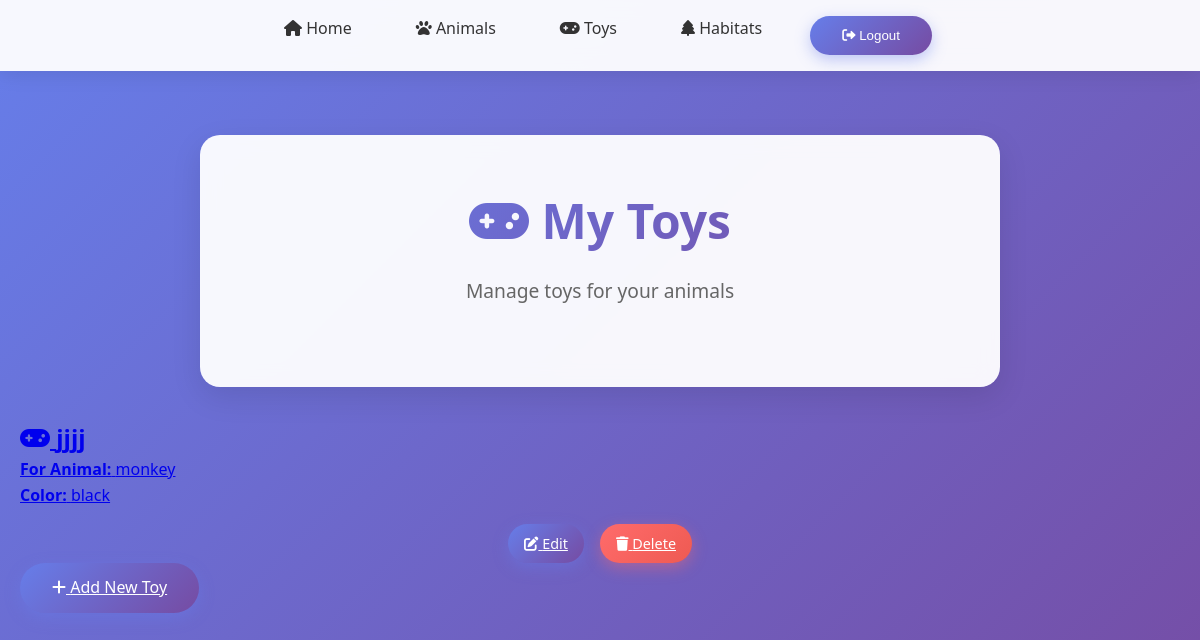
The app's page /toys/ (signed in), older data.
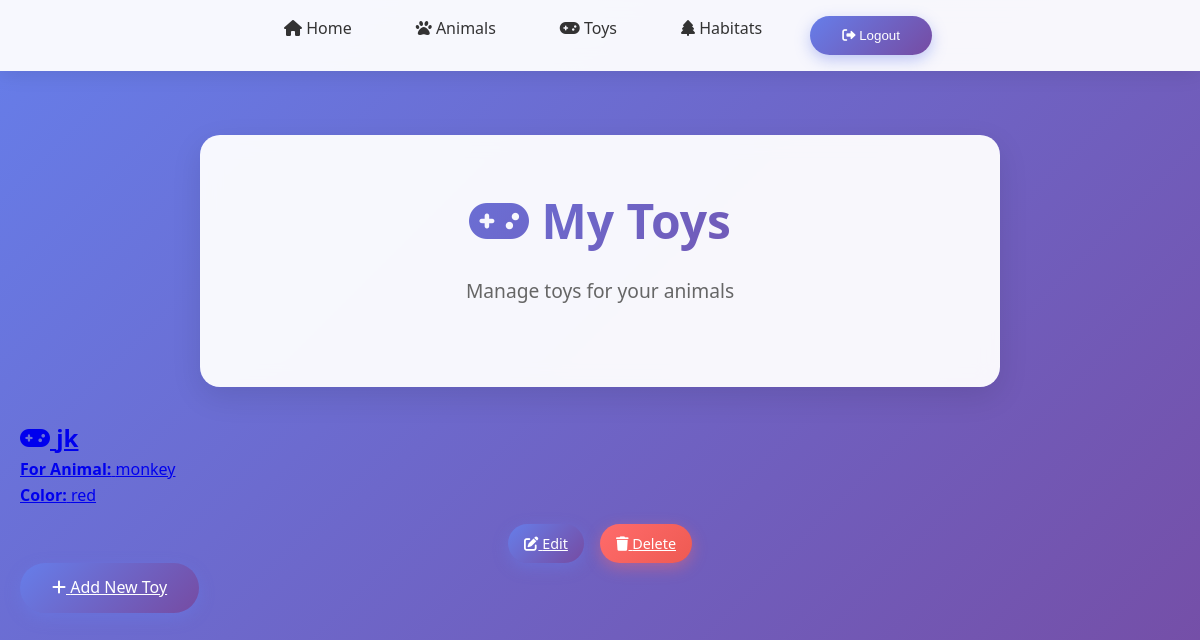
The same page, newer data.
### my_app/models.py (models this page shows, shortened)
class Toy(models.Model):
    animal = models.ForeignKey(Animal, on_delete=models.CASCADE)
    name = models.CharField(max_length=100)
    color = models.CharField(max_length=50)

class Animal(models.Model):
    name = models.CharField(max_length=100)
    description = models.TextField()
    owner = models.ForeignKey(User, on_delete=models.CASCADE)

### my_app/views.py (the view)
# urls.py: path('toys/', views.toy_index, name='toy_index'),
@login_required
def toy_index(request):
    toys = Toy.objects.filter(animal__owner=request.user)
    return render(request, "my_app/toy_index.html", {"toys": toys})

### my_app/templates/my_app/toy_index.html (shortened to what this page needs)
{% extends 'my_app/base.html' %}
{% block content %}
<div class="welcome-section">
  <h1><i class="fas fa-gamepad"></i> My Toys</h1>
  <p>Manage toys for your animals</p>
</div>
<section class="card-container">
  {% if toys %}
    {% for toy in toys %}
      <div class="card">
        <a href="{% url 'toy_detail' toy.pk %}">
          <div class="card-content">
            <h2 class="card-title"><i class="fas fa-gamepad"></i> {{ toy.name }}</h2>
            <p><strong>For Animal:</strong> {{ toy.animal.name }}</p>
            <p><strong>Color:</strong> {{ toy.color }}</p>
          </div>
        </a>
        <div class="btn-group" style="margin-top: 1rem; justify-content: center;">
          <a href="{% url 'toy_update' toy.pk %}" class="btn" style="padding: 0.5rem 1rem; font-size: 0.9rem;">
            <i class="fas fa-edit"></i> Edit
          </a>
          <a href="{% url 'toy_delete' toy.pk %}" class="btn btn-danger" style="padding: 0.5rem 1rem; font-size: 0.9rem;">
            <i class="fas fa-trash"></i> Delete
          </a>
        </div>
      </div>
    {% endfor %}
  {% else %}
    <div class="card" style="text-align: center; grid-column: 1 / -1;">
      <h2><i class="fas fa-gamepad"></i> No Toys Yet</h2>
      <p>Start by adding toys for your animals!</p>
    </div>
  {% endif %}
</section>
<div class="create-animal-btn">
  <a href="{% url 'toy_create' %}" class="btn">
    <i class="fas fa-plus"></i> Add New Toy
  </a>
</div>
{% endblock %}

### my_app/templates/my_app/base.html (shortened to what this page needs)
<!DOCTYPE html>
<html lang="en">
<head>
    {% load static %}
    <link rel="stylesheet" href="{% static 'my_app/css/detail-pages.css' %}">
    <link href="https://cdnjs.cloudflare.com/ajax/libs/font-awesome/6.0.0/css/all.min.css" rel="stylesheet">
</head>
<body>
<header>
    <div class="container">
        <nav>
            <ul>
                <li><a href="{% url 'home' %}"><i class="fas fa-home"></i> Home</a></li>
                <li><a href="{% url 'animal_index' %}"><i class="fas fa-paw"></i> Animals</a></li>
                <li><a href="{% url 'toy_index' %}"><i class="fas fa-gamepad"></i> Toys</a></li>
                <li><a href="{% url 'habitat_index' %}"><i class="fas fa-tree"></i> Habitats</a></li>
                {% if user.is_authenticated %}
                    <li>
                        <form method="post" action="{% url 'logout' %}" style="display:inline;">
                            <button type="submit" class="btn"><i class="fas fa-sign-out-alt"></i> Logout</button>
                        </form>
                    </li>
                {% else %}
                    <li><a href="{% url 'signup' %}"><i class="fas fa-user-plus"></i> Signup</a></li>
                    <li><a href="{% url 'login' %}"><i class="fas fa-sign-in-alt"></i> Login</a></li>
                {% endif %}
            </ul>
        </nav>
    </div>
</header>
<main>
    <div class="container">
        {% block content %}{% endblock %}
    </div>
</main>
</body>
</html>

### my_app/templates/my_app/base.html (style rules this page uses)
* { margin: 0; padding: 0; box-sizing: border-box; }
body { font-family: 'Segoe UI', Tahoma, Geneva, Verdana, sans-serif; line-height: 1.6; color: #333; background: linear-gradient(135deg, #667eea 0%, #764ba2 100%); min-height: 100vh; }
.container { max-width: 1200px; margin: 0 auto; padding: 0 20px; }
header { background: rgba(255, 255, 255, 0.95); backdrop-filter: blur(10px); box-shadow: 0 2px 20px rgba(0,0,0,0.1); position: sticky; top: 0; z-index: 1000; }
nav { padding: 1rem 0; }
nav ul { list-style: none; display: flex; justify-content: center; flex-wrap: wrap; gap: 2rem; }
nav a, nav button { text-decoration: none; color: #333; font-weight: 500; padding: 0.5rem 1rem; border-radius: 25px; transition: all 0.3s ease; border: none; cursor: pointer; background: none; }
main { padding: 2rem 0; min-height: calc(100vh - 80px); }
form { display: flex; flex-direction: column; gap: 1rem; }
.btn { display: inline-block; background: linear-gradient(135deg, #667eea, #764ba2); color: white; padding: 0.75rem 2rem; border-radius: 25px; font-weight: 500; transition: all 0.3s ease; border: none; cursor: pointer; box-shadow: 0 5px 15px rgba(102,126,234,0.4); }
.btn-danger { background: linear-gradient(135deg, #ff6b6b, #ee5a52); box-shadow: 0 5px 15px rgba(255,107,107,0.4); }
.btn-group { display: flex; gap: 1rem; justify-content: center; margin-top: 1rem; }
.welcome-section { text-align: center; background: rgba(255,255,255,0.95); border-radius: 20px; padding: 3rem; margin: 2rem auto; max-width: 800px; box-shadow: 0 10px 30px rgba(0,0,0,0.1); backdrop-filter: blur(10px); }
.welcome-section h1 { color: #333; margin-bottom: 1rem; font-size: 3rem; background: linear-gradient(135deg, #667eea, #764ba2); -webkit-background-clip: text; -webkit-text-fill-color: transparent; background-clip: text; }
.welcome-section p { font-size: 1.2rem; color: #666; margin-bottom: 2rem; }

Row changes from the older to the newer data that the page shows:
removed Toy: name "jjjj", animal.name "monkey", color "black"
added Toy: name "jk", animal.name "monkey", color "red"
